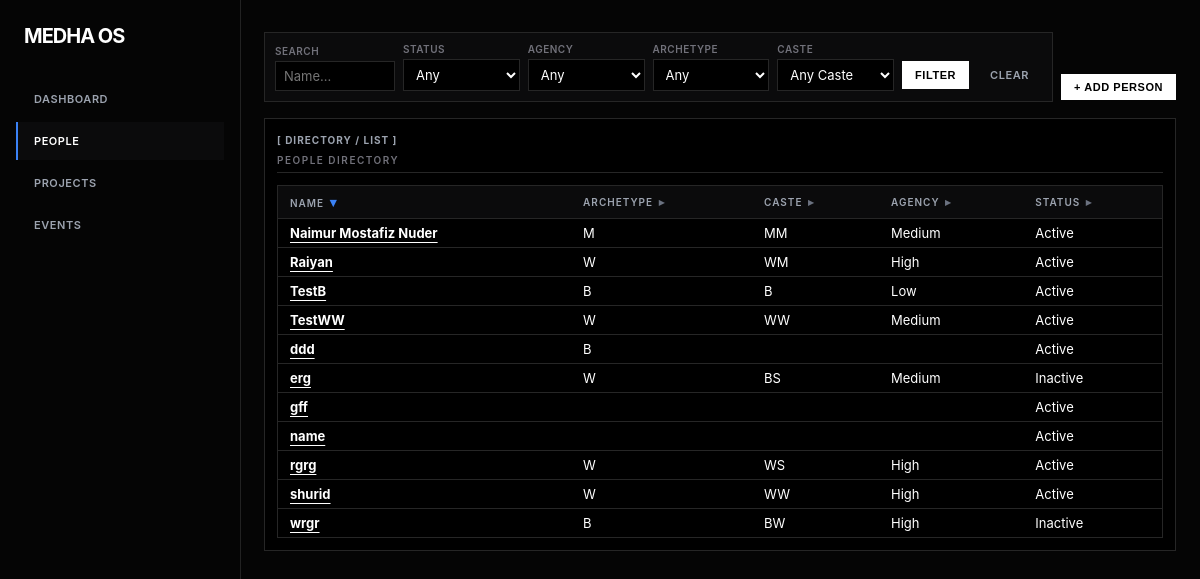
Screenshot of /people with the database file from the repository.
### app.py (models this page shows)
class Person(db.Model):
    id = db.Column(db.Integer, primary_key=True)
    name = db.Column(db.String(100), nullable=False)
    role = db.Column(db.String(100), nullable=True)
    primary_archetype = db.Column(db.String(10), nullable=True)
    caste = db.Column(db.String(10), nullable=True)
    agency = db.Column(db.String(20), nullable=True)
    status = db.Column(db.String(50), default='Active')
    updated_at = db.Column(db.DateTime, default=datetime.utcnow, onupdate=datetime.utcnow)
    projects = db.relationship('ProjectPerson', back_populates='person')

### app.py (the view, shortened to what this page needs)
@app.route('/people', methods=['GET', 'POST'])
def people():
    query = Person.query
    search = request.args.get('search')
    status_filter = request.args.get('status')
    agency_filter = request.args.get('agency')
    archetype_filter = request.args.get('archetype')
    caste_filter = request.args.get('caste')
    if search:
        query = query.filter(Person.name.ilike(f'%{search}%'))
    if status_filter:
        query = query.filter(Person.status == status_filter)
    if agency_filter:
        query = query.filter(Person.agency == agency_filter)
    if archetype_filter:
        query = query.filter(Person.primary_archetype == archetype_filter)
    if caste_filter:
        query = query.filter(Person.caste == caste_filter)
    sort_by = request.args.get('sort_by', 'name')
    sort_order = request.args.get('sort_order', 'asc')
    valid_sort_columns = {'name': Person.name, 'primary_archetype': Person.primary_archetype, 'caste': Person.caste, 'agency': Person.agency, 'status': Person.status}
    if sort_by and sort_by != '_':
        col = valid_sort_columns.get(sort_by, Person.name)
        query = query.order_by(col.desc() if sort_order == 'desc' else col.asc())
    all_people = query.all()
    all_projects = Project.query.all()
    return render_template('people.html', people=all_people, projects=all_projects, sort_by=sort_by, sort_order=sort_order,
        applied_filters={'search': search, 'status': status_filter, 'agency': agency_filter, 'archetype': archetype_filter, 'caste': caste_filter})

### templates/people.html (shortened to what this page needs)
{% extends "base.html" %}
{% block content %}
<div style="display: flex; gap: 0.5rem; margin-bottom: 1rem; align-items: flex-end;">
    <div style="flex: 1;">
        <div class="filter-panel" style="margin: 0; padding: 10px;">
            <form method="GET" action="{{ url_for('people') }}" class="filter-row" style="margin: 0;">
                <div class="form-group" style="min-width: 120px;">
                    <label>Search</label>
                    <input type="text" name="search" placeholder="Name..." value="{{ applied_filters.search or '' }}">
                </div>
                <div class="form-group" style="min-width: 100px;">
                    <label>Status</label>
                    <select name="status">
                        <option value="">Any</option>
                    </select>
                </div>
                <div class="form-group" style="min-width: 100px;">
                    <label>Agency</label>
                    <select name="agency">
                        <option value="">Any</option>
                    </select>
                </div>
                <div class="form-group" style="min-width: 100px;">
                    <label>Archetype</label>
                    <select name="archetype" id="filter_archetype" onchange="updateCasteOptions('filter_archetype', 'filter_caste', true)">
                        <option value="">Any</option>
                    </select>
                </div>
                <div class="form-group" style="min-width: 100px;">
                    <label>Caste</label>
                    <select name="caste" id="filter_caste">
                        <option value="">Any</option>
                    </select>
                </div>
                <div style="display: flex; gap: 0.5rem; margin-bottom: 2px;">
                    <button type="submit" class="primary">Filter</button>
                    <a href="{{ url_for('people') }}" class="clear-btn">Clear</a>
                </div>
            </form>
        </div>
    </div>
    <div style="display: flex; align-items: flex-end; gap: 0.5rem; margin-bottom: 2px;">
        <button class="primary" onclick="togglePanel('addPersonPanel')">+ Add Person</button>
    </div>
</div>
<div class="list-panel">
    <span class="panel-label">[ DIRECTORY / LIST ]</span>
    <h2 style="margin-top: 0;">People Directory</h2>
    {% if people %}
    <table>
        <thead>
            <tr>
                <th class="sortable" data-sort="name" data-order="{{ '_' if sort_by == 'name' and sort_order == 'asc' else 'asc' }}">Name {% if sort_by == 'name' %}<span class="sort-arrow">&#9662;</span>{% else %}<span class="sort-arrow sort-hint">&#9656;</span>{% endif %}</th>
                <th class="sortable" data-sort="primary_archetype" data-order="{{ '_' if sort_by == 'primary_archetype' and sort_order == 'asc' else 'asc' }}">Archetype {% if sort_by == 'primary_archetype' %}<span class="sort-arrow">&#9662;</span>{% else %}<span class="sort-arrow sort-hint">&#9656;</span>{% endif %}</th>
                <th class="sortable" data-sort="caste" data-order="{{ '_' if sort_by == 'caste' and sort_order == 'asc' else 'asc' }}">Caste {% if sort_by == 'caste' %}<span class="sort-arrow">&#9662;</span>{% else %}<span class="sort-arrow sort-hint">&#9656;</span>{% endif %}</th>
                <th class="sortable" data-sort="agency" data-order="{{ '_' if sort_by == 'agency' and sort_order == 'asc' else 'asc' }}">Agency {% if sort_by == 'agency' %}<span class="sort-arrow">&#9662;</span>{% else %}<span class="sort-arrow sort-hint">&#9656;</span>{% endif %}</th>
                <th class="sortable" data-sort="status" data-order="{{ '_' if sort_by == 'status' and sort_order == 'asc' else 'asc' }}">Status {% if sort_by == 'status' %}<span class="sort-arrow">&#9662;</span>{% else %}<span class="sort-arrow sort-hint">&#9656;</span>{% endif %}</th>
            </tr>
        </thead>
        <tbody>
            {% for person in people %}
            <tr>
                <td><strong><a href="{{ url_for('person_detail', id=person.id) }}" style="color: #ffffff; text-decoration: underline; text-underline-offset: 4px;">{{ person.name }}</a></strong></td>
                <td>{{ person.primary_archetype }}</td>
                <td>{{ person.caste }}</td>
                <td>{{ person.agency }}</td>
                <td>{{ person.status }}</td>
            </tr>
            {% endfor %}
        </tbody>
    </table>
    {% else %}
    <p class="empty-state">No people found.</p>
    {% endif %}
</div>
{% endblock %}

### templates/base.html (shortened to what this page needs)
<!DOCTYPE html>
<html lang="en">
<head>
</head>
<body>
    <aside class="sidebar">
        <div class="sidebar-header">
            <h1>Medha OS</h1>
        </div>
        <nav>
            <a href="{{ url_for('dashboard') }}" class="{% if request.endpoint == 'dashboard' %}active{% endif %}">Dashboard</a>
            <a href="{{ url_for('people') }}" class="{% if request.endpoint in ['people', 'person_detail'] %}active{% endif %}">People</a>
            <a href="{{ url_for('projects') }}" class="{% if request.endpoint in ['projects', 'project_detail'] %}active{% endif %}">Projects</a>
            <a href="{{ url_for('events') }}" class="{% if request.endpoint == 'events' %}active{% endif %}">Events</a>
        </nav>
    </aside>
    <div class="main-wrapper">
        <div class="container">
            {% block content %}{% endblock %}
        </div>
    </div>
</body>
</html>

### templates/base.html (style rules this page uses)
body { font-family: 'Geist', 'Inter', system-ui, -apple-system, sans-serif; margin: 0; padding: 0; background-color: #050505; color: #ffffff; font-size: 13px; }
.sidebar { position: fixed; top: 0; left: 0; width: 240px; height: 100vh; background-color: #050505; border-right: 1px solid #222; padding: 1.5rem 0; display: flex; flex-direction: column; }
.sidebar-header { padding: 0 1.5rem; margin-bottom: 2rem; }
.sidebar-header h1 { font-weight: 700; letter-spacing: -0.05em; font-size: 1.25rem; color: #ffffff; margin: 0; text-transform: uppercase; }
.sidebar nav { display: flex; flex-direction: column; gap: 0.25rem; padding: 0 1rem; }
.sidebar nav a { color: #9ca3af; text-decoration: none; padding: 0.75rem 1rem; border-radius: 0; font-size: 11px; font-weight: 600; text-transform: uppercase; letter-spacing: 0.05em; transition: background-color 0.2s, color 0.2s, border-left 0.2s; border-left: 2px solid transparent; text-align: left; }
.sidebar nav a.active { background-color: #0b0b0c; color: #ffffff; border-left: 2px solid #3b82f6; }
.sortable { cursor: pointer; user-select: none; }
.sort-arrow { color: #3b82f6; font-size: 13px; margin-left: 2px; }
.sort-hint { color: #6b7280; font-size: 11px; margin-left: 2px; }
.main-wrapper { margin-left: 240px; min-height: 100vh; }
.container { max-width: 1400px; margin: 0 auto; padding: 2rem 24px; }
h2 { font-weight: 600; font-size: 10px; letter-spacing: 0.15em; text-transform: uppercase; color: #71717a; margin-top: 0; margin-bottom: 12px; border-bottom: 1px solid #262626; padding-bottom: 6px; }
table { width: 100%; border-collapse: collapse; margin-top: 0.5rem; background: #000000; border: 1px solid #262626; table-layout: auto; }
th, td { padding: 6px 12px; text-align: left; border-bottom: 1px solid #262626; color: #ffffff; font-size: 13px; }
th { background-color: #0b0b0c; color: #9ca3af; font-weight: 600; font-size: 10px; text-transform: uppercase; letter-spacing: 0.1em; border-bottom: 1px solid #262626; padding-top: 8px; padding-bottom: 8px; }
tr:last-child td { border-bottom: none; }
.form-group { margin-bottom: 1rem; }
.form-group label { display: block; margin-bottom: 4px; font-weight: 600; font-size: 10px; text-transform: uppercase; letter-spacing: 0.05em; color: #71717a; }
.form-group input, .form-group textarea, .form-group select { width: 100%; padding: 6px 8px; background-color: #000000; color: #ffffff; border: 1px solid #262626; border-radius: 0; box-sizing: border-box; font-family: inherit; font-size: 13px; transition: border-color 0.2s; }
button { background-color: #262626; color: #ffffff; border: 1px solid #3f3f46; padding: 6px 12px; cursor: pointer; border-radius: 0; font-size: 11px; font-weight: 600; text-transform: uppercase; letter-spacing: 0.05em; transition: background-color 0.2s, color 0.2s; }
button.primary { background-color: #ffffff; color: #000000; border-color: #ffffff; }
a.clear-btn { color: #9ca3af; text-decoration: none; padding: 6px 12px; font-size: 11px; font-weight: 600; text-transform: uppercase; letter-spacing: 0.05em; border-radius: 0; border: 1px solid transparent; display: inline-block; }
.panel-label { display: inline-block; font-size: 10px; font-weight: 700; text-transform: uppercase; letter-spacing: 0.1em; color: #9ca3af; margin-bottom: 8px; }
.filter-panel { border: 1px solid #262626; background: #0b0b0c; padding: 12px; margin-bottom: 1.5rem; }
.list-panel { border: 1px solid #262626; background: #000000; padding: 12px; }
.filter-row { display: flex; gap: 0.5rem; flex-wrap: wrap; align-items: flex-end; }
.filter-row .form-group { margin-bottom: 0; flex: 1; min-width: 100px; }

### rows the page displays
Person: name "Naimur Mostafiz Nuder", primary_archetype "M", caste "MM", agency "Medium", status "Active"
Person: name "Raiyan", primary_archetype "W", caste "WM", agency "High", status "Active"
Person: name "TestB", primary_archetype "B", caste "B", agency "Low", status "Active"
Person: name "TestWW", primary_archetype "W", caste "WW", agency "Medium", status "Active"
Person: name "ddd", primary_archetype "B", status "Active"
Person: name "erg", primary_archetype "W", caste "BS", agency "Medium", status "Inactive"
Person: name "gff", status "Active"
Person: name "name", status "Active"
Person: name "rgrg", primary_archetype "W", caste "WS", agency "High", status "Active"
Person: name "shurid", primary_archetype "W", caste "WW", agency "High", status "Active"
Person: name "wrgr", primary_archetype "B", caste "BW", agency "High", status "Inactive"
